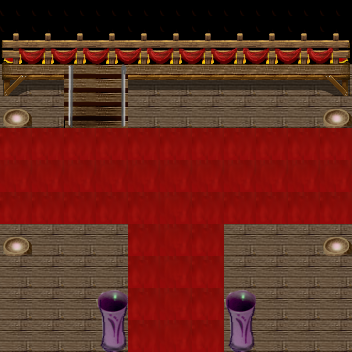

A 2D game scene composited from a Tiled map and its tileset images. What follows is a short description and the map's XML, with each tile layer's data collapsed to a summary:
An orthogonal 11x11 tile map with 32x32 px tiles, 2 tile layers (background, collision) and 14 objects (13x portal, monsterGroup0).

<map version="1.0" orientation="orthogonal" width="11" height="11" tilewidth="32" tileheight="32">
 <properties>
  <property name="music" value="spire" />
  <property name="name" value="Stage" />
 </properties>
 <tileset firstgid="1" name="tiles_sheet" tilewidth="32" tileheight="32">
  <image source="tiles_sheet.png" width="960" height="960" />
 </tileset>
 <layer name="background" width="11" height="11">
  <data>[121 cells, 121 non-empty, 14 distinct tile ids]</data>
 </layer>
 <layer name="collision" width="11" height="11">
  <data>[121 cells, 28 non-empty, 9 distinct tile ids]</data>
 </layer>
 <objectgroup name="portal" width="11" height="11">
  <object name="0" type="portal" x="320" y="160" width="32" height="32">
   <properties>
    <property name="cutscene" value="scene13" />
    <property name="toPortal" value="2" />
    <property name="toZone" value="26" />
   </properties>
  </object>
  <object name="1" type="portal" x="160" y="320" width="32" height="32">
   <properties>
    <property name="toPortal" value="0" />
    <property name="toZone" value="23" />
   </properties>
  </object>
  <object name="2" type="portal" x="0" y="160" width="32" height="32">
   <properties>
    <property name="toPortal" value="0" />
    <property name="toZone" value="24" />
   </properties>
  </object>
  <object name="0" type="portal" x="320" y="128" width="32" height="32">
   <properties>
    <property name="cutscene" value="scene13" />
    <property name="toPortal" value="2" />
    <property name="toZone" value="26" />
   </properties>
  </object>
  <object name="0" type="portal" x="320" y="192" width="32" height="32">
   <properties>
    <property name="cutscene" value="scene13" />
    <property name="toPortal" value="2" />
    <property name="toZone" value="26" />
   </properties>
  </object>
  <object name="1" type="portal" x="128" y="320" width="32" height="32">
   <properties>
    <property name="toPortal" value="0" />
    <property name="toZone" value="23" />
   </properties>
  </object>
  <object name="1" type="portal" x="192" y="320" width="32" height="32">
   <properties>
    <property name="toPortal" value="0" />
    <property name="toZone" value="23" />
   </properties>
  </object>
  <object name="2" type="portal" x="0" y="192" width="32" height="32">
   <properties>
    <property name="toPortal" value="0" />
    <property name="toZone" value="24" />
   </properties>
  </object>
  <object name="2" type="portal" x="0" y="128" width="32" height="32">
   <properties>
    <property name="toPortal" value="0" />
    <property name="toZone" value="24" />
   </properties>
  </object>
  <object type="portal" x="128" y="288" width="32" height="32">
   <properties>
    <property name="cutscene" value="scene11" />
   </properties>
  </object>
  <object type="portal" x="160" y="288" width="32" height="32">
   <properties>
    <property name="cutscene" value="scene11" />
   </properties>
  </object>
  <object type="portal" x="192" y="288" width="32" height="32">
   <properties>
    <property name="cutscene" value="scene11" />
   </properties>
  </object>
  <object type="portal" x="160" y="32" width="32" height="32">
   <properties>
    <property name="cutscene" value="scene12" />
   </properties>
  </object>
 </objectgroup>
 <objectgroup name="npcs" width="11" height="11" />
 <objectgroup name="monsters" width="11" height="11">
  <object name="monsterGroup0" x="192" y="32" width="33" height="33">
   <properties>
    <property name="battleMapID" value="0" />
    <property name="groupID" value="0" />
    <property name="level" value="0" />
    <property name="monsters" value="Alex" />
   </properties>
  </object>
 </objectgroup>
</map>
